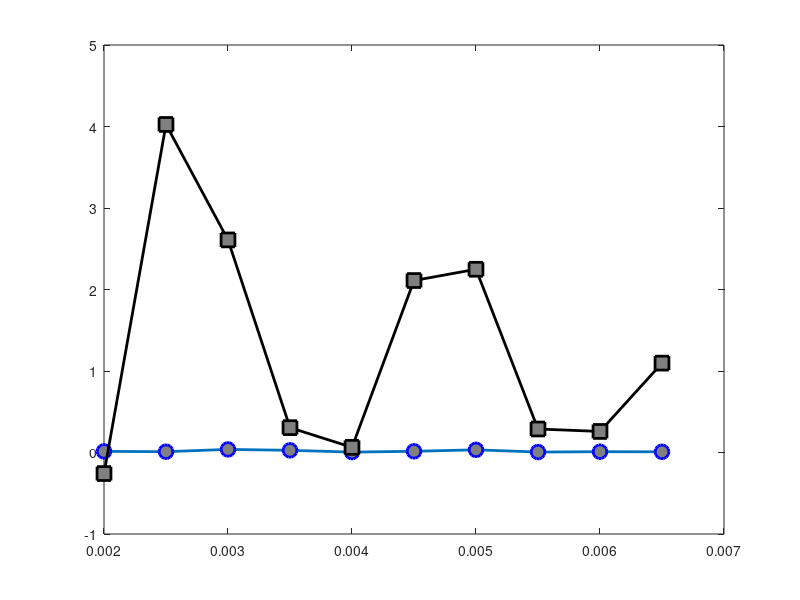

The MATLAB script that drew this image: (Note: this script raises an error after producing the figure.)
x1=[0.0137667
0.00986664
0.03795
0.02680004
0.00486663
0.01479995
0.03291666
0.00555005
0.00975001
0.0084167];
x2=[-0.25833
4.025
2.608333
0.304996
0.06333
2.11
2.248336
0.288335
0.25833
1.096664];
x4=[1.228334
0.615001
3.170002
0.870002
0.93
1.021664
1.70833
1.616666
1.88167
1.115];
y=0.002:0.0005:0.0065;
x1max=max(x1);
y1max=find(x1==x1max);
y1max=0.002+(y1max-1)*0.0005;
x2max=max(x2);
y2max=find(x2==x2max);
y2max=0.002+(y2max-1)*0.0005;
x4max=max(x4);
y4max=find(x4==x4max);
y4max=0.002+(y4max-1)*0.0005;
figure
plot(y,x1,'-o','LineWidth',2,...
    'MarkerSize',10,...
    'MarkerEdgeColor','b',...
    'MarkerFaceColor',[0.5,0.5,0.5])
hold on
plot(y,x2,'-ks','LineWidth',2,...
    'MarkerSize',10,...
    'MarkerEdgeColor','k',...
    'MarkerFaceColor',[0.5,0.5,0.5])
plot(y,x4,'-P','LineWidth',2,...
    'MarkerSize',10,...
    'MarkerEdgeColor','r',...
    'MarkerFaceColor',[0.5,0.5,0.5])
plot(y1max,x1max,'-^','LineWidth',2,...
    'MarkerSize',20,...
    'MarkerEdgeColor','r',...
    'MarkerFaceColor',[0.5,0.5,0.5])
plot(y2max,x2max,'-^','LineWidth',2,...
    'MarkerSize',20,...
    'MarkerEdgeColor','r',...
    'MarkerFaceColor',[0.5,0.5,0.5])
plot(y4max,x4max,'-^','LineWidth',2,...
    'MarkerSize',20,...
    'MarkerEdgeColor','r',...
    'MarkerFaceColor',[0.5,0.5,0.5])
legend('MNIST-1','MNIST-2','MNIST-4','location','best')
xlabel('Delta','fontweight','bold','FontSize',16)
set(gca,'XTickLabelMode','auto')
ylabel('Gain(%)','fontweight','bold','FontSize',16)
set(gca,'XLim',[0.0025 0.0065])
%set(leg,'location','best')
ax = gca;
ax.FontSize = 16; 
fig = gcf;
fig.PaperPositionMode = 'auto'
fig_pos = fig.PaperPosition;
fig.PaperSize = [fig_pos(3) fig_pos(4)];
print(fig, 'MNIST_Delta.pdf', '-dpdf')